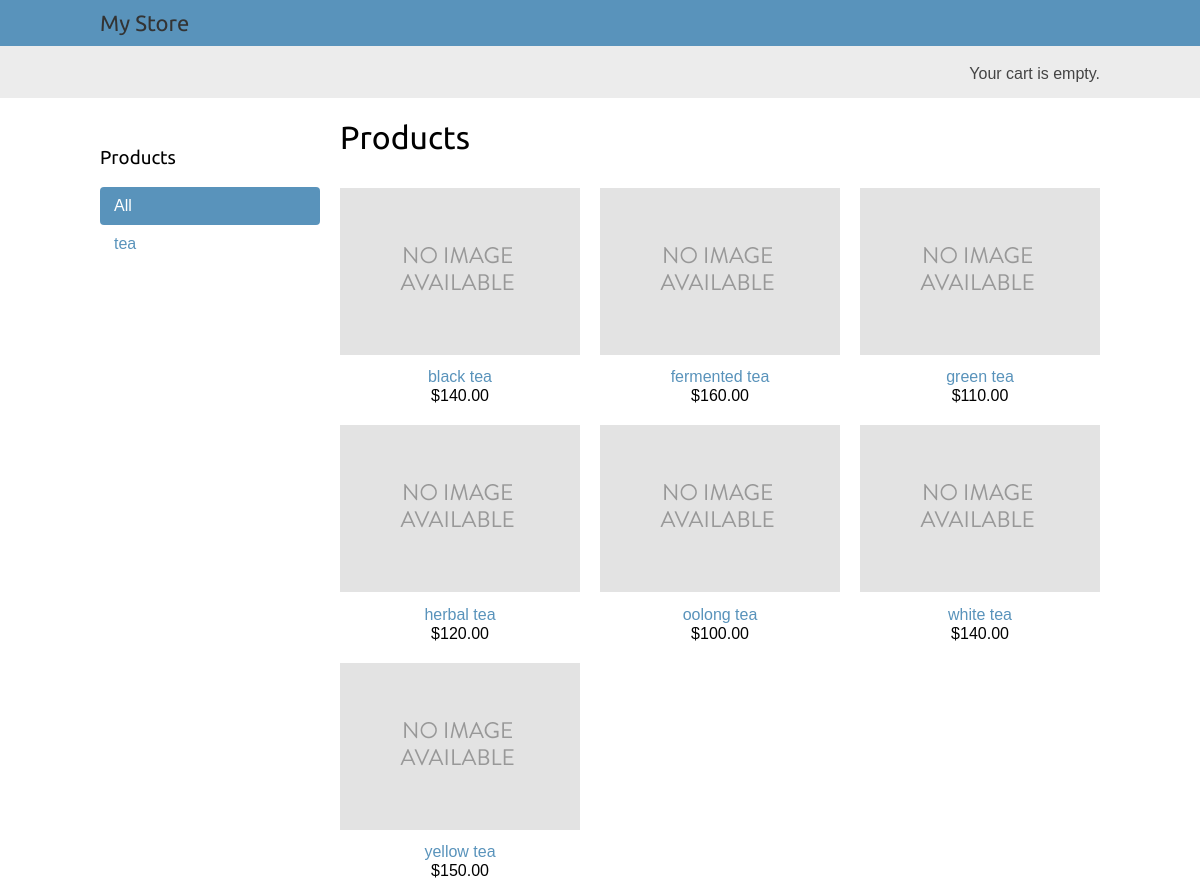
The page / on the database its author committed.
### store/models.py (models this page shows, shortened)
class Category(models.Model):
    name = models.CharField(max_length=200,db_index=True)
    slug = models.SlugField(max_length=200,db_index=True,unique=True)
    class Meta:
        ordering = ('name',)
        verbose_name = 'category'
        verbose_name_plural = 'categories'
    def get_absolute_url(self):
        return reverse('store:product_list_by_category', args=[self.slug])

class Product(models.Model):
    category = models.ForeignKey(Category, related_name='products')
    name = models.CharField(max_length=200, db_index=True)
    slug = models.SlugField(max_length=200, db_index=True)
    image = models.ImageField(upload_to='products/%Y/%m/%d', blank=True)
    description = models.TextField(blank=True)
    price = models.DecimalField(max_digits=10, decimal_places=2)
    stock = models.PositiveIntegerField()
    available = models.BooleanField(default=True)
    created = models.DateTimeField(auto_now_add=True)
    updated = models.DateTimeField(auto_now=True)
    class Meta:
        ordering = ('name',)
        index_together = (('id', 'slug'),)
    def get_absolute_url(self):
        return reverse('store:product_detail', args=[self.id, self.slug])

### store/views.py (the view)
# urls.py: url(r'^$', views.product_list, name='product_list'),
def product_list(request, category_slug=None):
    category = None
    categories = Category.objects.all()
    products = Product.objects.filter(available=True)
    if category_slug:
        category = get_object_or_404(Category, slug=category_slug)
        products = products.filter(category=category)
    return render(request,
        'store/product/list.html',
        {'category': category,
        'categories': categories,
        'products': products})

### cart/cart.py (called while the page is built)
    def __len__(self):
        return sum(item['quantity'] for item in self.cart.values())

### cart/context_processors.py (called while the page is built)
def cart(request):
    return {'cart': Cart(request)}

### store/templates/store/product/list.html (shortened to what this page needs)
{% extends "store/base.html" %}
{% load static %}
{% block content %}
    <div id="sidebar">
        <h3>Products</h3>
        <ul>
            <li {% if not category %}class="selected"{% endif %}>
                <a href="{% url "store:product_list" %}">All</a>
            </li>
            {% for c in categories %}
                <li {% if category.slug == c.slug %}class="selected"{% endif %}>
                    <a href="{{ c.get_absolute_url }}">{{ c.name }}</a>
                </li>
            {% endfor %}
        </ul>
    </div>
    <div id="main" class="product-list">
        <h1>{% if category %}{{ category.name }}{% else %}Products{% endif %}</h1>
        {% for product in products %}
            <div class="item">
                <a href="{{ product.get_absolute_url }}">
                    <img src="{% if product.image %}{{ product.image.url }}{%
                    else %}{% static "img/no_image.png" %}{% endif %}">
                </a>
                <a href="{{ product.get_absolute_url }}">{{ product.name }}</a><br>
                ${{ product.price }}
            </div>
        {% endfor %}
    </div>
{% endblock %}

### store/static/css/base.css (style rules this page uses)
body { margin:0; padding:0; font-family:helvetica, sans-serif; }
h1, h2, h3, h4, h5 , h6 { font-family: 'Ubuntu', sans-serif; font-weight:normal; }
a { text-decoration:none; color:#5993bb; }
#sidebar { width:220px; padding:30px 20px 0 0; float:left; }
#sidebar ul { margin:0; padding:0; }
#sidebar ul li { margin:0; list-style:none; padding:10px 14px; }
#sidebar ul li a { display:block; }
#sidebar ul li.selected { background:#5993bb; border-radius:4px; }
#sidebar ul li.selected a { color:#fff; }
#main { float:left; width: 96%; margin-right:-220px; overflow:hidden; }
.product-list .item { width:25%; padding:10px 20px 10px 0; float:left; text-align:center; line-height:1.2; }
.product-list .item img { width:100%; margin-bottom:8px; }

### rows shown on the page
Category: name "tea"
Product: image (placeholder picture), name "black tea", price "140.00"
Product: image (placeholder picture), name "fermented tea", price "160.00"
Product: image (placeholder picture), name "green tea", price "110.00"
Product: image (placeholder picture), name "herbal tea", price "120.00"
Product: image (placeholder picture), name "oolong tea", price "100.00"
Product: image (placeholder picture), name "white tea", price "140.00"
Product: image (placeholder picture), name "yellow tea", price "150.00"
